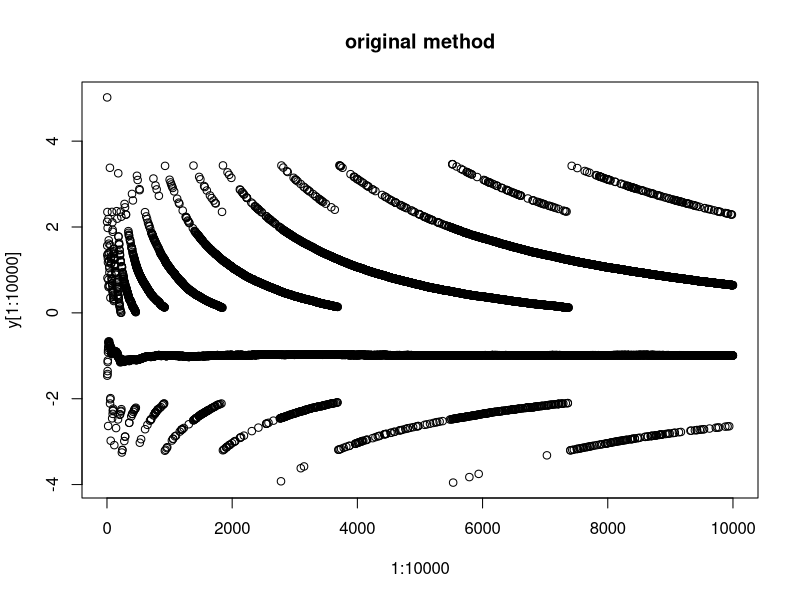
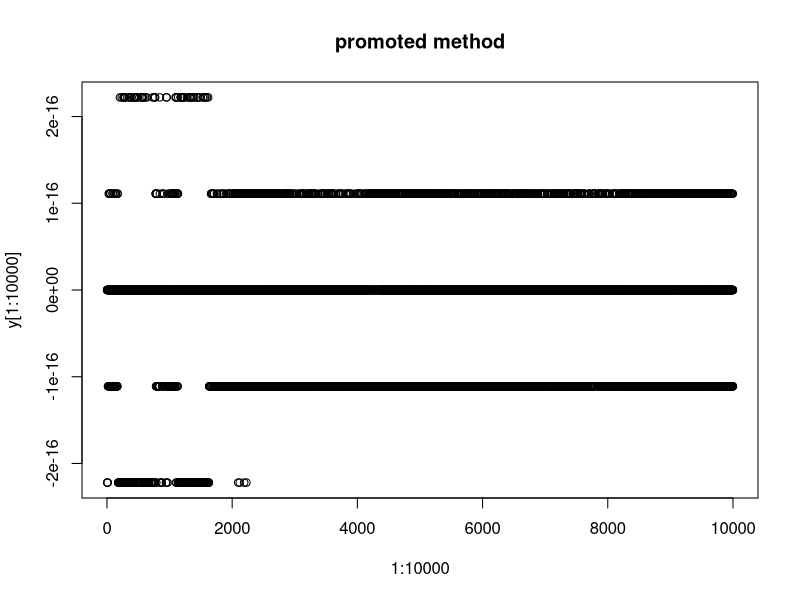
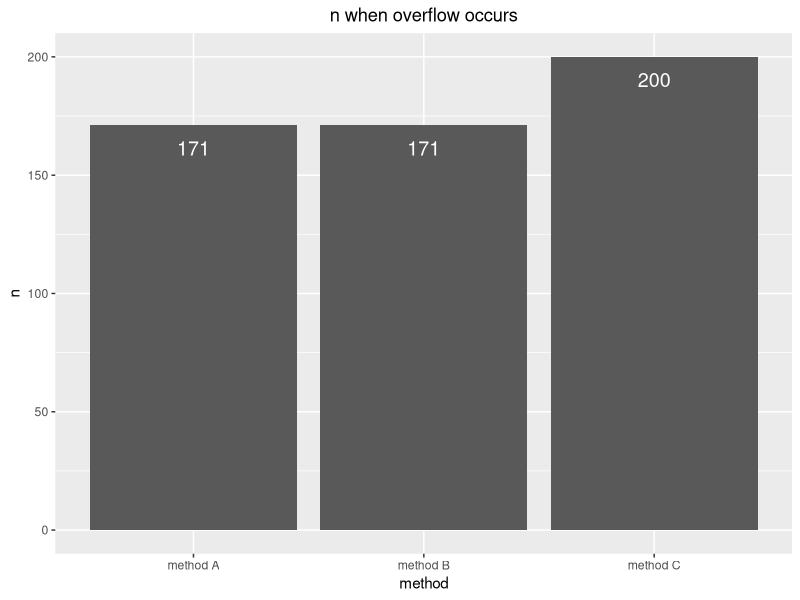
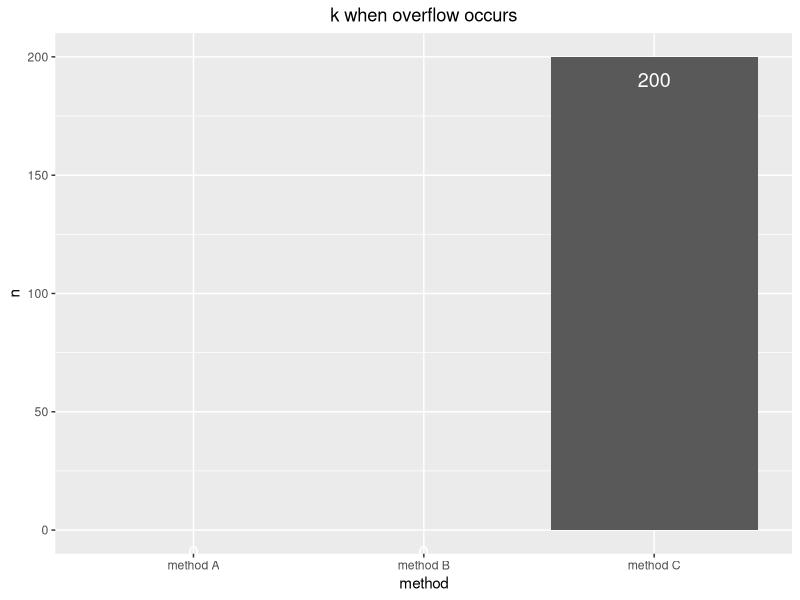

Recreate these plots in R, in order.
## ---- chunk 1
knitr::opts_chunk$set(echo = TRUE)
## ---- chunk 2

x1<- 1/3  
x2<- 1/4
if ( x1-x2==1/12 ) {
print( 'Subtraction is correct' )
} else {
print( 'Subtraction is wrong' )
}

x1<- 1 
x2<- 1/2
if ( x1-x2==1/2 ) {
print( 'Subtraction is correct' )
} else {
print( 'Subtraction is wrong' )
}

## ---- chunk 3

dev <- function(x)
{
  eta <- 10**-15
  return ((x+eta-x)/eta)
}
print(dev(1))
print(dev(100000))
## ---- chunk 4
myvar <- function(x)
{
  len <- length(x)
  return((sum(x*x)-sum(x)*sum(x)/len)/(len-1))
}

myvar2 <- function(x)
{
  m <-mean(x)
  len <- length(x)
  return(sum((x-m)*(x-m))/(len-1))
}

test_myvar <-function(x,i)
{
  return(myvar(x[1:i])-var(x[1:i]))
}

test_myvar2 <-function(x,i)
{
  return(myvar2(x[1:i])-var(x[1:i]))
  
}
xq3 <- rnorm(10000,mean=10**8,sd=1)
y<-c()
for(i in 1:10000)
{
  y<-c(y,test_myvar(xq3,i))
}
plot(1:10000,y[1:10000],main = 'original method')

y<-c()
for(i in 1:10000)
{
  y<-c(y,test_myvar2(xq3,i))
}
plot(1:10000,y[1:10000],main = 'promoted method')
## ---- chunk 5
plotQ4 <- function()
{
  max_for_An <- 0 
  max_for_Bn <- 0 
  max_for_Cn <- 0 
  max_for_Bk <- 0 
  max_for_Ck <- 0
  for(i in 1:200)
  {
    if(prod(1:i)==Inf)
    {
      max_for_An <- i
      break
    }
  }
  flagB <- 1
  for(i in 1:200)
  {
    for(j in 0:i)
    {
      if(flagB)
      if(prod((j+1):i)==Inf||prod(1:(i-j))==Inf)
      {
        max_for_Bn <- i
        max_for_Bk <- j
        flagB <- 0 
      }
      if(prod(((j+1):i)/(1:(i-j)))==Inf)
        {max_for_Cn <- i;max_for_Ck <- j;break} 
    }
  }
  res <- c(max_for_An,max_for_Bn,max_for_Cn)
  res2 <- c(0,max_for_Bk,max_for_Ck)
  
  df <-data.frame(method = c('method A','method B','method C'),n = res)
  p1<-ggplot2::ggplot(df, ggplot2::aes(x = method, y = n)) +
  ggplot2::geom_bar(stat = "identity")+
  ggplot2::geom_text(ggplot2::aes(label = n), vjust = 2, colour = "white", position = ggplot2::position_dodge(.9), size = 5)+
  ggplot2::ggtitle('n when overflow occurs')+
    ggplot2::theme(plot.title = ggplot2::element_text(hjust=0.5))
  
  df <-data.frame(method = c('method A','method B','method C'),n = res2)
  p2<-ggplot2::ggplot(df, ggplot2::aes(x = method, y = n)) +
  ggplot2::geom_bar(stat = "identity")+
  ggplot2::geom_text(ggplot2::aes(label = n), vjust = 2, colour = "white", position = ggplot2::position_dodge(.9), size = 5)+
  ggplot2::ggtitle('k when overflow occurs')+
    ggplot2::theme(plot.title = ggplot2::element_text(hjust=0.5))
  print(p1)
  print(p2)
}
plotQ4()
